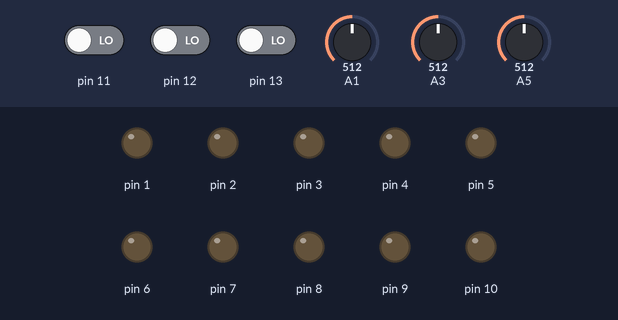
Bench run of a sketch on a simulated Arduino Uno, built with avr-gcc and run on an emulated ATmega328P. Shown: output pins drawn as LEDs (lit = HIGH). Dashed ring = blinking. The inputs (shaded band) are chosen by the test bench; at power-on: pin 11 LOW, pin 12 LOW, pin 13 LOW, A1 = 512, A3 = 512, A5 = 512. Random numbers use the default seed unless the sketch sets one.

Above: at 1.2 s.
1.3 s: pin 11 driven HIGH and pin 12 driven HIGH
At 3.35 s:
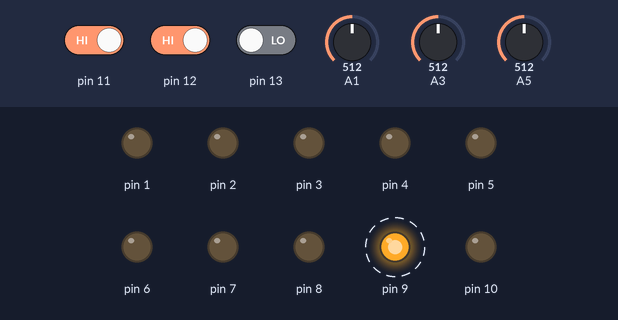
4.3 s: pin 11 driven LOW
At 6.3 s:
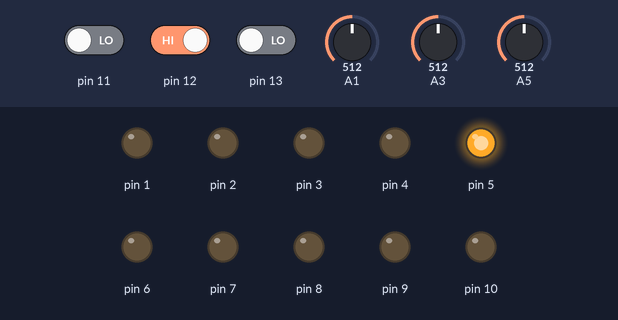
7.3 s: pin 12 driven LOW
At 9.8 s:
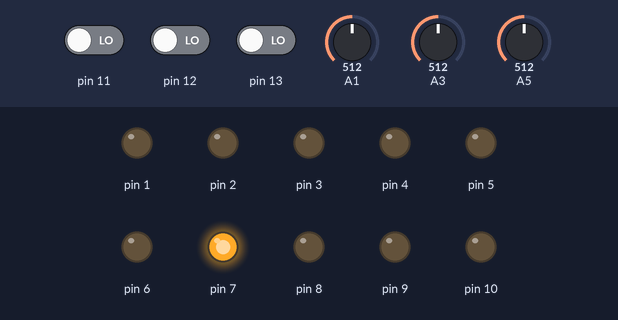
10.3 s: pin 13 driven HIGH
At 10.45 s:
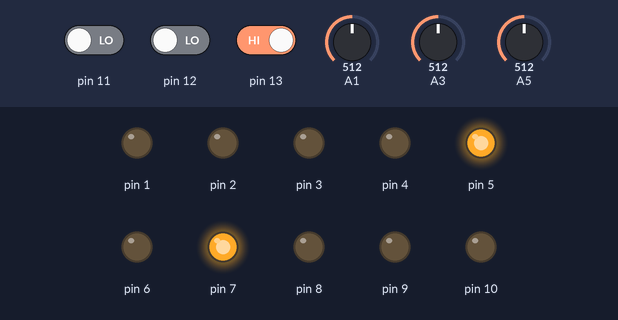
13.3 s: pin 13 driven LOW
Timing chart, 0 to 19.2 s (numbered marks = the images above; inputs shaded):
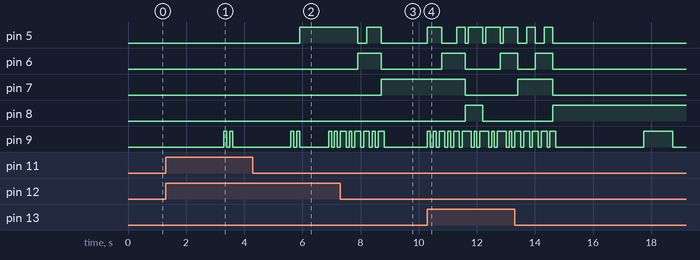

The sketch:

Design_Project_2.ino
```cpp
void setup() {
  //pins for Accelerometer
  pinMode(A5, INPUT);

  //pins for joystick
  pinMode(A3, INPUT);
  pinMode(A1, INPUT);

  //pins for touch sensor
  pinMode(13, INPUT);

  //pin for start button
  pinMode(12 ,INPUT);

  //pin for power button
  pinMode(11 ,INPUT);

  //pin for LED
  pinMode(10, OUTPUT);

  //pin for speaker
  pinMode(9, OUTPUT);

  //pins for LED Display
  //LED2
  pinMode(8, OUTPUT);
  pinMode(7, OUTPUT);
  pinMode(6, OUTPUT);
  pinMode(5, OUTPUT);
  //LED1
  pinMode(4, OUTPUT);
  pinMode(3, OUTPUT);
  pinMode(2, OUTPUT);
  pinMode(1, OUTPUT);

}
  boolean RUNNING, PLAYING;
  int onesDigit, tensDigit, score = 0;


void loop() {

  int ON = digitalRead(11);
  int START = digitalRead(12);


  //turn machine on
  if(ON == HIGH)
  {
    delay(1000);
    RUNNING = true;
    score = 0;
  }
  else if(ON == HIGH && RUNNING == true){
    RUNNING  = false;
    score = 0;
  }

  if(RUNNING == true)
  {
     //LED Display, set both to persisting value
     //set ones digit/LED2
     onesDigit = score%10;
     if(onesDigit == 0)
     {
      digitalWrite(8, LOW);
     digitalWrite(7, LOW);
     digitalWrite(6, LOW);
     digitalWrite(5, LOW);
     }
     else if(onesDigit == 1)
     {
      digitalWrite(8, LOW);
     digitalWrite(7, LOW);
     digitalWrite(6, LOW);
     digitalWrite(5, HIGH);
     }
     else if(onesDigit == 2)
     {
      digitalWrite(8, LOW);
     digitalWrite(7, LOW);
     digitalWrite(6, HIGH);
     digitalWrite(5, LOW);
     }
     else if(onesDigit == 3)
     {
      digitalWrite(8, LOW);
     digitalWrite(7, LOW);
     digitalWrite(6, HIGH);
     digitalWrite(5, HIGH);
     }
     else if(onesDigit == 4)
     {
      digitalWrite(8, LOW);
     digitalWrite(7, HIGH);
     digitalWrite(6, LOW);
     digitalWrite(5, LOW);
     }
     else if(onesDigit == 5)
     {
      digitalWrite(8, LOW);
     digitalWrite(7, HIGH);
     digitalWrite(6, LOW);
     digitalWrite(5, HIGH);
     }
     else if(onesDigit == 6)
     {
      digitalWrite(8, LOW);
     digitalWrite(7, HIGH);
     digitalWrite(6, HIGH);
     digitalWrite(5, LOW);
     }
     else if(onesDigit == 7)
     {
      digitalWrite(8, LOW);
     digitalWrite(7, HIGH);
     digitalWrite(6, HIGH);
     digitalWrite(5, HIGH);
     }
     else if(onesDigit == 8)
     {
      digitalWrite(8, HIGH);
     digitalWrite(7, LOW);
     digitalWrite(6, LOW);
     digitalWrite(5, LOW);
     }
     else if(onesDigit == 9)
     {
      digitalWrite(8, HIGH);
     digitalWrite(7, LOW);
     digitalWrite(6, LOW);
     digitalWrite(5, HIGH);
     }

     //set tens digit/LED1
     tensDigit = score/10U%10;
          if(onesDigit == 0)
     {
      digitalWrite(8, LOW);
     digitalWrite(7, LOW);
     digitalWrite(6, LOW);
     digitalWrite(5, LOW);
     }
     else if(onesDigit == 1)
     {
      digitalWrite(8, LOW);
     digitalWrite(7, LOW);
     digitalWrite(6, LOW);
     digitalWrite(5, HIGH);
     }
     else if(onesDigit == 2)
     {
      digitalWrite(8, LOW);
     digitalWrite(7, LOW);
     digitalWrite(6, HIGH);
     digitalWrite(5, LOW);
     }
     else if(onesDigit == 3)
     {
      digitalWrite(8, LOW);
     digitalWrite(7, LOW);
     digitalWrite(6, HIGH);
     digitalWrite(5, HIGH);
     }
     else if(onesDigit == 4)
     {
      digitalWrite(8, LOW);
     digitalWrite(7, HIGH);
     digitalWrite(6, LOW);
     digitalWrite(5, LOW);
     }
     else if(onesDigit == 5)
     {
      digitalWrite(8, LOW);
     digitalWrite(7, HIGH);
     digitalWrite(6, LOW);
     digitalWrite(5, HIGH);
     }
     else if(onesDigit == 6)
     {
      digitalWrite(8, LOW);
     digitalWrite(7, HIGH);
     digitalWrite(6, HIGH);
     digitalWrite(5, LOW);
     }
     else if(onesDigit == 7)
     {
      digitalWrite(8, LOW);
     digitalWrite(7, HIGH);
     digitalWrite(6, HIGH);
     digitalWrite(5, HIGH);
     }
     else if(onesDigit == 8)
     {
      digitalWrite(8, HIGH);
     digitalWrite(7, LOW);
     digitalWrite(6, LOW);
     digitalWrite(5, LOW);
     }
     else if(onesDigit == 9)
     {
      digitalWrite(8, HIGH);
     digitalWrite(7, LOW);
     digitalWrite(6, LOW);
     digitalWrite(5, HIGH);
     }


     //start game
     if(START == HIGH)
     {
        delay(1000);
        PLAYING = true;
        score = 0;
     }

     if(PLAYING == true)
      {
       int randNumber = random(3);

       //touch sensor
       if(randNumber==0)
       {
          digitalWrite(9, HIGH);
          delay(100);
          digitalWrite(9, LOW);
          for(int i =0;i<3000;i++)
          {
          int touchInput = digitalRead(13);
          if(touchInput==HIGH)
          {
            score++;
            i = 3000;
          }
          else if(i==2999)
          {
            PLAYING = false;
          digitalWrite(9, HIGH);
          delay(1000);
          digitalWrite(9, LOW);
          }
          delay(1);
          }

       }

       //joystick
       if(randNumber==1)
       {
          digitalWrite(9, HIGH);
          delay(100);
          digitalWrite(9, LOW);
          delay(100);
          digitalWrite(9, HIGH);
          delay(100);
          digitalWrite(9, LOW);
          for(int i =0;i<3000;i++)
          {
          int stickXinput = analogRead(A3);
          int stickYinput = analogRead(A1);
          if(stickXinput>2 || stickXinput<-2||stickYinput>2||stickYinput<-2)
          {
            score++;
            i = 3000;
          }
          else if(i==2999)
          {
            PLAYING = false;
          digitalWrite(9, HIGH);
          delay(1000);
          digitalWrite(9, LOW);
          }
          delay(1);
          }

       }

       //accelerometer
       if(randNumber==2)
       {
          digitalWrite(9, HIGH);
          delay(100);
          digitalWrite(9, LOW);
          delay(100);
          digitalWrite(9, HIGH);
          delay(100);
          digitalWrite(9, LOW);
          delay(100);
          digitalWrite(9, HIGH);
          delay(100);
          digitalWrite(9, LOW);
          for(int i =0;i<3000;i++)
          {
          int accelInput = analogRead(A5);
          if(accelInput>2 || accelInput<-2)
          {
            score++;
            i = 3000;
          }
          else if(i==2999)
          {
            PLAYING = false;
          digitalWrite(9, HIGH);
          delay(1000);
          digitalWrite(9, LOW);
          }
          delay(1);
          }

       }

      }
      else if(PLAYING == false)
      {
             //set ones digit/LED2
     onesDigit = score%10;
     if(onesDigit == 0)
     {
      digitalWrite(8, LOW);
     digitalWrite(7, LOW);
     digitalWrite(6, LOW);
     digitalWrite(5, LOW);
     }
     else if(onesDigit == 1)
     {
      digitalWrite(8, LOW);
     digitalWrite(7, LOW);
     digitalWrite(6, LOW);
     digitalWrite(5, HIGH);
     }
     else if(onesDigit == 2)
     {
      digitalWrite(8, LOW);
     digitalWrite(7, LOW);
     digitalWrite(6, HIGH);
     digitalWrite(5, LOW);
     }
     else if(onesDigit == 3)
     {
      digitalWrite(8, LOW);
     digitalWrite(7, LOW);
     digitalWrite(6, HIGH);
     digitalWrite(5, HIGH);
     }
     else if(onesDigit == 4)
     {
      digitalWrite(8, LOW);
     digitalWrite(7, HIGH);
     digitalWrite(6, LOW);
     digitalWrite(5, LOW);
     }
     else if(onesDigit == 5)
     {
      digitalWrite(8, LOW);
     digitalWrite(7, HIGH);
     digitalWrite(6, LOW);
     digitalWrite(5, HIGH);
     }
     else if(onesDigit == 6)
     {
      digitalWrite(8, LOW);
     digitalWrite(7, HIGH);
     digitalWrite(6, HIGH);
     digitalWrite(5, LOW);
     }
     else if(onesDigit == 7)
     {
      digitalWrite(8, LOW);
     digitalWrite(7, HIGH);
     digitalWrite(6, HIGH);
     digitalWrite(5, HIGH);
     }
     else if(onesDigit == 8)
     {
      digitalWrite(8, HIGH);
     digitalWrite(7, LOW);
     digitalWrite(6, LOW);
     digitalWrite(5, LOW);
     }
     else if(onesDigit == 9)
     {
      digitalWrite(8, HIGH);
     digitalWrite(7, LOW);
     digitalWrite(6, LOW);
     digitalWrite(5, HIGH);
     }

     //set tens digit/LED1
     tensDigit = score/10U%10;
          if(onesDigit == 0)
     {
      digitalWrite(8, LOW);
     digitalWrite(7, LOW);
     digitalWrite(6, LOW);
     digitalWrite(5, LOW);
     }
     else if(onesDigit == 1)
     {
      digitalWrite(8, LOW);
     digitalWrite(7, LOW);
     digitalWrite(6, LOW);
     digitalWrite(5, HIGH);
     }
     else if(onesDigit == 2)
     {
      digitalWrite(8, LOW);
     digitalWrite(7, LOW);
     digitalWrite(6, HIGH);
     digitalWrite(5, LOW);
     }
     else if(onesDigit == 3)
     {
      digitalWrite(8, LOW);
     digitalWrite(7, LOW);
     digitalWrite(6, HIGH);
     digitalWrite(5, HIGH);
     }
     else if(onesDigit == 4)
     {
      digitalWrite(8, LOW);
     digitalWrite(7, HIGH);
     digitalWrite(6, LOW);
     digitalWrite(5, LOW);
     }
     else if(onesDigit == 5)
     {
      digitalWrite(8, LOW);
     digitalWrite(7, HIGH);
     digitalWrite(6, LOW);
     digitalWrite(5, HIGH);
     }
     else if(onesDigit == 6)
     {
      digitalWrite(8, LOW);
     digitalWrite(7, HIGH);
     digitalWrite(6, HIGH);
     digitalWrite(5, LOW);
     }
     else if(onesDigit == 7)
     {
      digitalWrite(8, LOW);
     digitalWrite(7, HIGH);
     digitalWrite(6, HIGH);
     digitalWrite(5, HIGH);
     }
     else if(onesDigit == 8)
     {
      digitalWrite(8, HIGH);
     digitalWrite(7, LOW);
     digitalWrite(6, LOW);
     digitalWrite(5, LOW);
     }
     else if(onesDigit == 9)
     {
      digitalWrite(8, HIGH);
     digitalWrite(7, LOW);
     digitalWrite(6, LOW);
     digitalWrite(5, HIGH);
     }
      }

  }


}
```

Measured:
- after the input at 1.3 s, pin 9: alternates HIGH for 0.10 s and LOW for 0.10 s, 4 changes in all, then stays LOW, starting after 2.0 s
- after the input at 4.3 s, pin 5: LOW → HIGH after 1.6 s
- after the input at 7.3 s, pin 5: HIGH → LOW after 0.61 s, → HIGH 0.30 s later, → LOW 0.50 s later; pin 6: LOW → HIGH after 0.61 s, → LOW 0.80 s later; pin 7: LOW → HIGH after 1.4 s
- after the input at 10.3 s, pin 5: LOW → HIGH at once, → LOW 0.50 s later, → HIGH 0.50 s later, → LOW 0.30 s later, … (9 changes in this stretch); pin 6: LOW → HIGH after 0.50 s, → LOW 0.80 s later, → HIGH 1.2 s later; pin 7: HIGH → LOW after 1.3 s; pin 8: LOW → HIGH after 1.3 s, → LOW 0.60 s later
